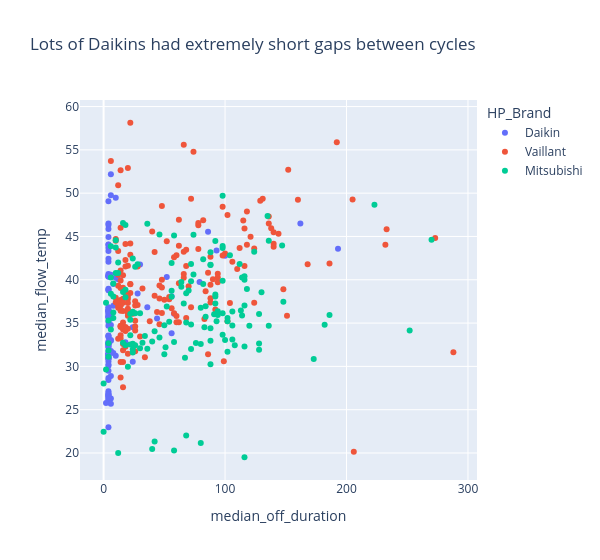

The notebook cell this image was saved under:
### Code cell
fig = px.scatter(groups, x="median_off_duration", y="median_flow_temp", color="HP_Brand", title="Lots of Daikins had extremely short gaps between cycles", width=600)
fig.show()

### Figure 1 — Plotly figure (JSON) as saved in the notebook; plotly's stock layout.template omitted (floating-point values rounded to 4 significant figures; data arrays with more than 128 entries replaced by an {"elided": "..."} marker saying what was removed)
{"data": [{"hovertemplate": "HP_Brand=Daikin<br>median_off_duration=%{x}<br>median_flow_temp=%{y}<extra></extra>", "legendgroup": "Daikin", "marker": {"color": "#636efa", "symbol": "circle"}, "mode": "markers", "name": "Daikin", "orientation": "v", "showlegend": true, "type": "scatter", "x": [4, 4, 4, 10, 4, 4, 4, 6, 4, 4, 6, 6, 52, 4, 4, 4, 4, 4, 193, 4, 162, 4, 4, 4, 4, 4, 28, 36, 4, 58, 4, 12, 4, 4, 4, 6, 6, 4, 4, 4, 4, 4, 4, 4, 4, 4, 86, 6, 4, 4, 4, 4, 4, 4, 4, 4, 4, 4, 79, 24, 4, 4, 4, 4, 4, 4, 4, 4, 4, 30, 4, 4, 4, 4, 4, 6, 4, 44, 56, 4, 18, 4, 4, 4, 4, 6, 56, 2, 4, 24, 6, 4, 4, 4, 6, 8, 100, 8, 93, 4, 6, 10, 4, 8, 10, 4, 4, 4, 6, 4, 4, 6], "xaxis": "x", "y": [28.65, 38.96, 32.59, 31.23, 31.42, 25.87, 32.27, 31.77, 36.83, 30.56, 52.18, 28.88, 40.31, 46.33, 36.45, 28.43, 33.42, 27.13, 43.59, 35.67, 46.48, 38.86, 36.18, 40.4, 35.64, 30.87, 38.41, 36.82, 32.47, 36.08, 32.59, 40.05, 26.94, 31.34, 33.56, 34.77, 26.29, 33.52, 26.55, 36.75, 30.07, 36.45, 26.75, 44.08, 31.34, 31.09, 45.55, 33.04, 26.78, 32.59, 46.51, 30.9, 43.7, 44.93, 49.05, 36.5, 42.07, 35.78, 39.73, 30.55, 36.34, 30.87, 44.05, 31.42, 22.96, 26.18, 34.69, 26.25, 32.67, 41.77, 30.23, 36.42, 31.73, 26.62, 40.53, 35.9, 40.34, 35.52, 38.11, 29.51, 32.8, 38.8, 45.86, 32.75, 32.25, 25.68, 33.83, 25.79, 35.88, 34.52, 31.73, 31.08, 40.68, 26.48, 49.76, 39.5, 42.78, 37.0, 43.37, 42.42, 35.52, 49.48, 31.43, 31.55, 40.24, 43.33, 32.88, 35.12, 40.58, 40.41, 36.12, 32.98], "yaxis": "y"}, {"hovertemplate": "HP_Brand=Vaillant<br>median_off_duration=%{x}<br>median_flow_temp=%{y}<extra></extra>", "legendgroup": "Vaillant", "marker": {"color": "#EF553B", "symbol": "circle"}, "mode": "markers", "name": "Vaillant", "orientation": "v", "showlegend": true, "type": "scatter", "x": {"elided": "171 int values"}, "xaxis": "x", "y": {"elided": "171 float values"}, "yaxis": "y"}, {"hovertemplate": "HP_Brand=Mitsubishi<br>median_off_duration=%{x}<br>median_flow_temp=%{y}<extra></extra>", "legendgroup": "Mitsubishi", "marker": {"color": "#00cc96", "symbol": "circle"}, "mode": "markers", "name": "Mitsubishi", "orientation": "v", "showlegend": true, "type": "scatter", "x": {"elided": "145 int values"}, "xaxis": "x", "y": {"elided": "145 float values"}, "yaxis": "y"}], "layout": {"legend": {"title": {"text": "HP_Brand"}, "tracegroupgap": 0}, "title": {"text": "Lots of Daikins had extremely short gaps between cycles"}, "width": 600, "xaxis": {"anchor": "y", "domain": [0, 1], "title": {"text": "median_off_duration"}}, "yaxis": {"anchor": "x", "domain": [0, 1], "title": {"text": "median_flow_temp"}}}}
